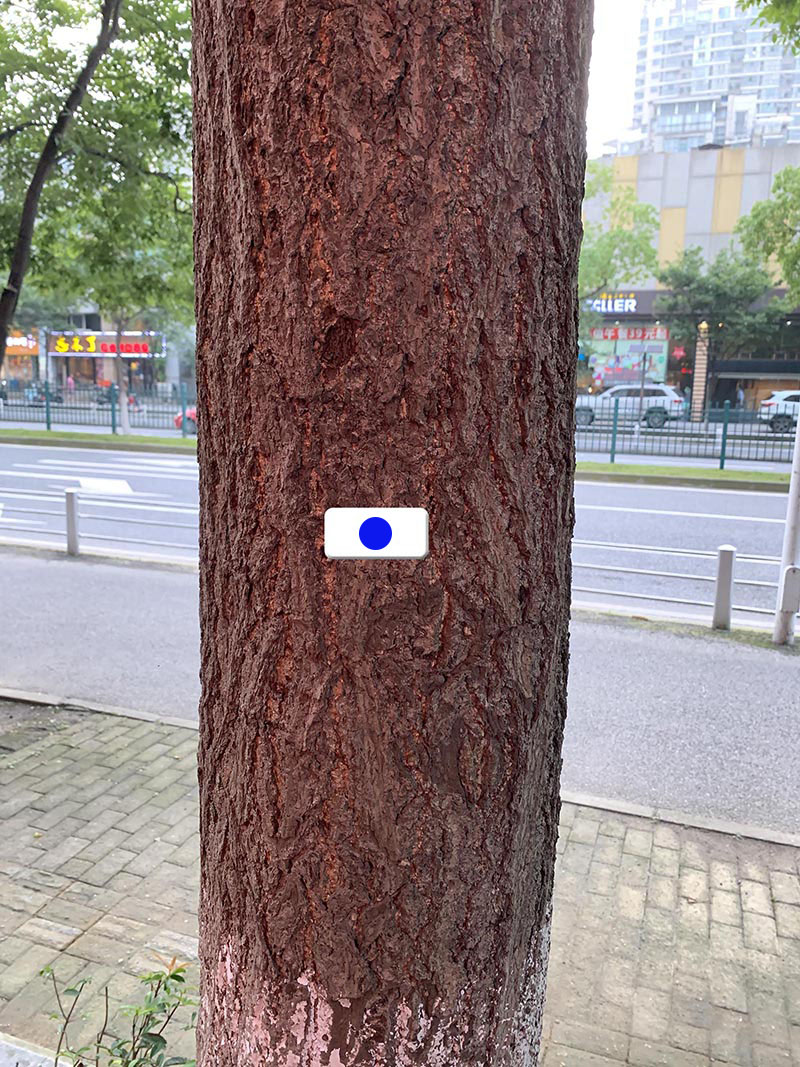
#> input picture measurement/tree.jpg, 800 x 1067 px, found by its file name
$ python main.py
#> lines starting #> are read from the running program, lines starting #| are printed output that depends on the picture; after the words box and inside, x2 and y2 are one past the last pixel; in counts of white or black regions, pixels touching at a corner belong together
#> further down, image is the input picture: shape (1067, 800, 3); mean B, G, R 126, 128.2, 141.7
import numpy as np
import math
import cv2
from matplotlib import pyplot as plt


def gray_blur(image):
    gray = cv2.cvtColor(image, cv2.COLOR_BGR2GRAY)
    return cv2.GaussianBlur(gray, (5, 5), 0)


def find_reference_circle(image):
    hsv = cv2.cvtColor(image, cv2.COLOR_BGR2HSV)
#> hsv: shape (1067, 800, 3); mean H, S, V 60.4, 65.7, 149.2
    lower_blue = np.array([110, 50, 50])
    upper_blue = np.array([130, 255, 255])
    mask = cv2.inRange(hsv, lower_blue, upper_blue)
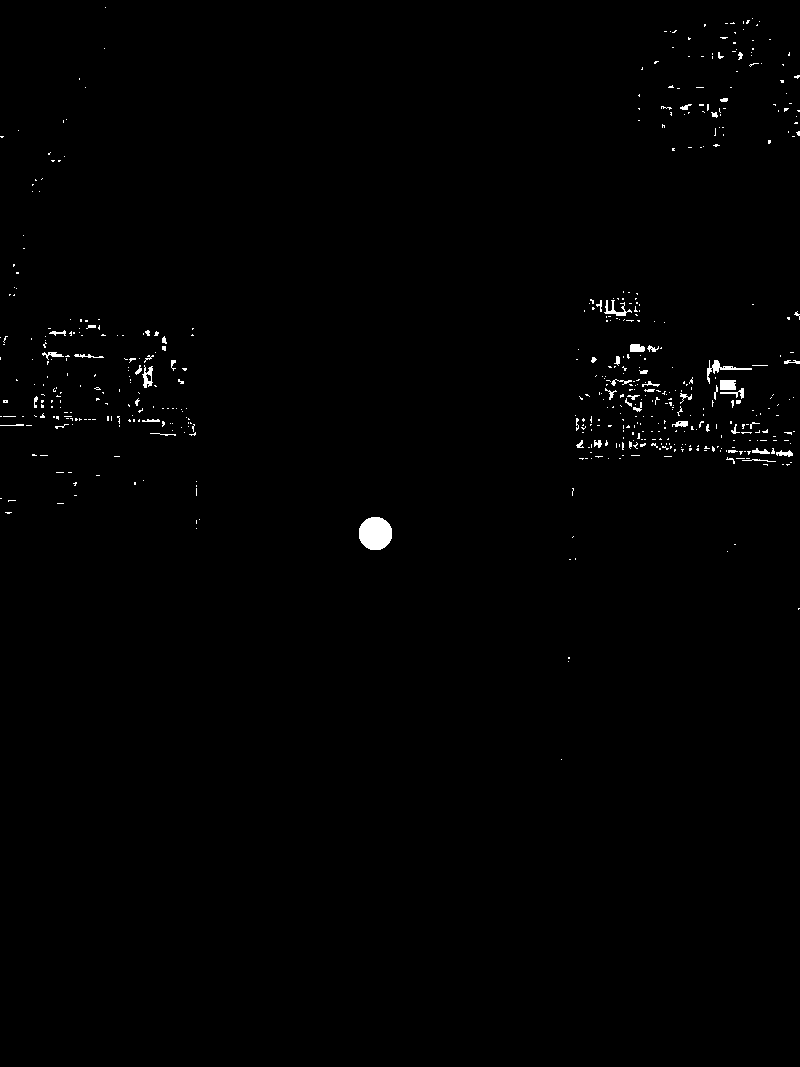
#> mask: shape (1067, 800); 0.64% white; 527 white regions (473 under 20 px), largest, box (x1, y1, x2, y2) and area: (359, 517, 392, 550) 882, (707, 360, 752, 384) 215, (720, 380, 736, 390) 156

    masked = cv2.bitwise_and(image, image, mask=mask)
    gray = gray_blur(masked)
    edges = cv2.Canny(gray, 100, 255)
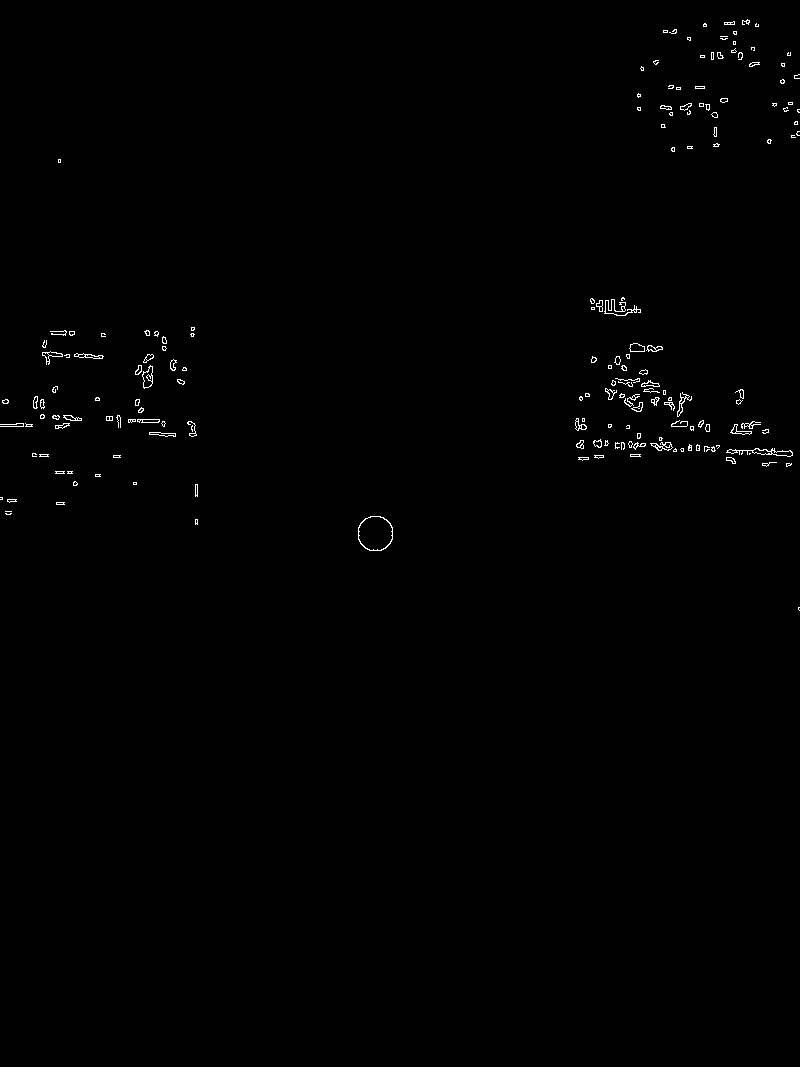
#> edges: shape (1067, 800); 0.5% white in thin lines or dots, all inside (x1, y1, x2, y2) = (0, 19, 800, 611)
    circles = cv2.HoughCircles(edges, cv2.HOUGH_GRADIENT, 1,
                               edges.shape[0]/64, param1=200, param2=10, minRadius=10, maxRadius=30)
#> circles = 28 rows, first 8: [373.5, 533.5, 17.4], [655.5, 417.5, 27.1], [642.5, 370.5, 21.6], [675.5, 423.5, 28.2], [685.5, 448.5, 29.3], [57.5, 407.5, 20.8], [640.5, 387.5, 16.9], [633.5, 403.5, 21.6]
    output = image.copy()
    size = output.shape[1] / 2
#> size = 400
    top = (output.shape[0] - size) / 2
#> top = 333.5
    bottom = top + size
#> bottom = 733.5
    left = size / 2
#> left = 200
    right = left + size
#> right = 600
    if circles is not None:
        circles = np.uint16(np.around(circles))
#> circles = 28 rows, first 8: [374, 534, 17], [656, 418, 27], [642, 370, 22], [676, 424, 28], [686, 448, 29], [58, 408, 21], [640, 388, 17], [634, 404, 22]
        for circle in circles:
            for x, y, r in circle:
                if x >= left and x <= right and y >= top and y <= bottom and hsv[x, y, 0] >= lower_blue[0] and hsv[x, y, 1] <= upper_blue[0]:
                    return (x, y, r)
#> this loop made 1 pass
#> `x, y, r = find_reference_circle(image)`: x = 374; y = 534; r = 17
    return None


def find_vertical_lines(image):
    gray = gray_blur(image)
#> in gray_blur (call 2), `gray = cv2.cvtColor(image, cv2.COLOR_BGR2GRAY)`:
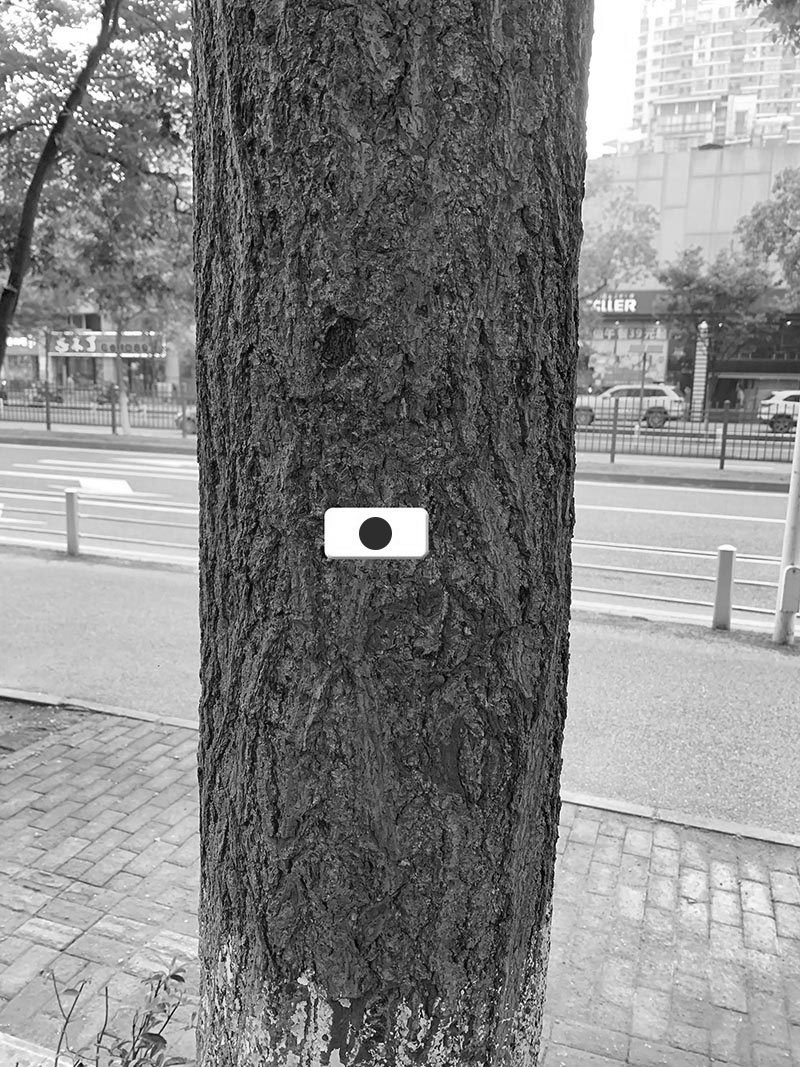
#> gray: shape (1067, 800); min 0, max 255, mean 132

    sigma = 0.33
    median = np.median(image)
#> median = 127
    lower = int(max(0, (1.0 - sigma) * median))
#> lower = 85
    upper = int(min(255, (1.0 + sigma) * median))
#> upper = 168
    edges = cv2.Canny(gray, lower, upper)
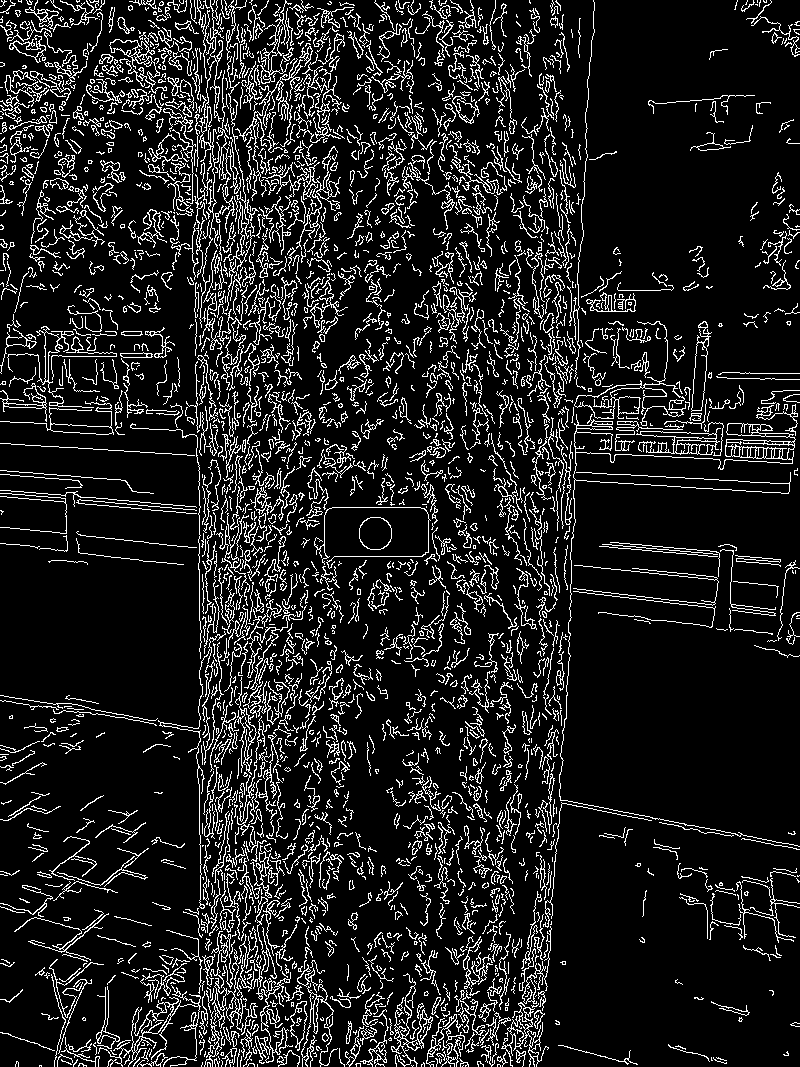
#> edges: shape (1067, 800); 12.1% white in thin lines or dots

    minLineLength = image.shape[1] / 2
#> minLineLength = 400
    lines = cv2.HoughLinesP(edges, 1, np.pi/180, threshold=220,
                            minLineLength=minLineLength, maxLineGap=minLineLength/5)
#> lines = 80 rows, first 6: [190, 0, 208, 1062], [228, 6, 247, 1066], [199, 0, 291, 1051], [259, 1062, 259, 13], [217, 1063, 309, 7], [226, 1064, 226, 3]

    v_lines = []
    if lines is not None:
        for line in lines:
            for x1, y1, x2, y2 in line:
                angle = math.atan2(y2 - y1, x2 - x1) * 180.0 / np.pi
                if angle > 85 and angle < 95 or angle > -95 and angle < -85:
                    v_lines.append((x1, y1, x2, y2))
#> this loop made 80 passes
#> line on passes 1 to 12: [[190, 0, 208, 1062]], [[228, 6, 247, 1066]], [[199, 0, 291, 1051]], [[259, 1062, 259, 13]], [[217, 1063, 309, 7]], [[226, 1064, 226, 3]], [[254, 1066, 254, 5]], [[194, 0, 212, 1066]], [[61, 703, 799, 846]], [[199, 825, 213, 3]], [[229, 5, 248, 1065]], [[218, 1065, 329, 1]]
#> after the loop, v_lines = 71 items, first 6: (190, 0, 208, 1062), (228, 6, 247, 1066), (259, 1062, 259, 13), (217, 1063, 309, 7), (226, 1064, 226, 3), (254, 1066, 254, 5)
    v_lines.sort(key=lambda x: (x[0] + x[2]) / 2)
    return v_lines


image = cv2.imread("measurement/tree.jpg", cv2.IMREAD_COLOR)

x, y, r = find_reference_circle(image)
lines = find_vertical_lines(image)
#> lines = 71 items, first 6: (188, 21, 206, 1060), (190, 0, 208, 1062), (194, 0, 212, 1066), (196, 22, 214, 1063), (199, 825, 213, 3), (199, 1043, 217, 0)

result = image.copy()

cv2.circle(result, (x, y), r, (0, 255, 0), 2)
#> result: shape (1067, 800, 3); 0.04% of pixels changed, all inside (x1, y1, x2, y2) = (356, 516, 393, 553)
cv2.circle(result, (x, y), 2, (0, 255, 0), 2)
#> result: shape (1067, 800, 3); mean B, G, R 125.9, 128.3, 141.6
left_x1, left_y1, left_x2, left_y2 = lines[0]
#> left_x1 = 188; left_y1 = 21; left_x2 = 206; left_y2 = 1060
cv2.line(result, (left_x1, left_y1), (left_x2, left_y2), (0, 255, 0), 2)
right_x1, right_y1, right_x2, right_y2 = lines[-1]
#> right_x1 = 538; right_y1 = 1061; right_x2 = 593; right_y2 = 0
cv2.line(result, (right_x1, right_y1), (right_x2, right_y2), (0, 255, 0), 2)

left_x = int(left_x1 + (left_x2 - left_x1) *
             (y - left_y1) / (left_y2 - left_y1))
#> left_x = 196
right_x = int(right_x1 + (right_x2 - right_x1) *
              (y - right_y1) / (right_y2 - right_y1))
#> right_x = 565
cv2.line(result, (left_x, y), (right_x, y), (0, 255, 0), 2)

width = (right_x - left_x) / r / 2 * 20.5
#> width = 222.5
font = cv2.FONT_HERSHEY_SIMPLEX
cv2.putText(result, f'{width:.2f}mm', (x - 75, y - r * 2),
            font, 1, (255, 255, 255), 2)
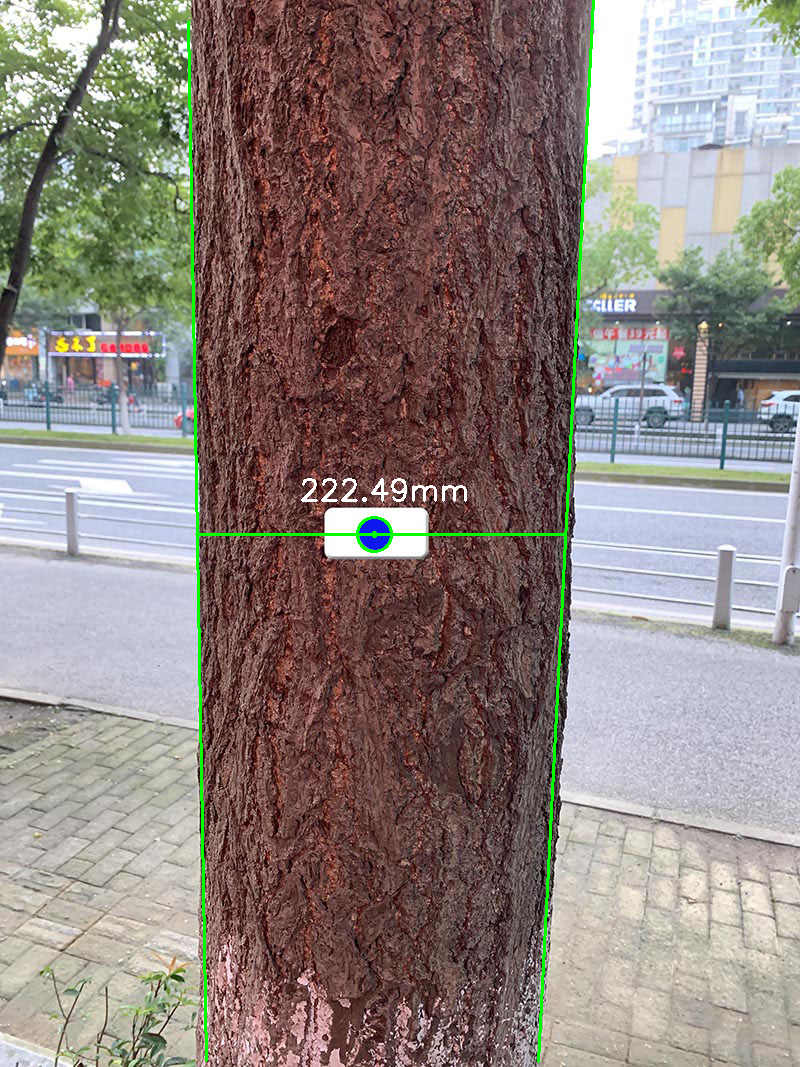
#> result: shape (1067, 800, 3); mean B, G, R 125.1, 129.7, 140.7

cv2.imwrite('result.png', result)

cv2.imshow("Origin", image)
cv2.imshow("Result", result)
cv2.waitKey()
cv2.destroyAllWindows()
